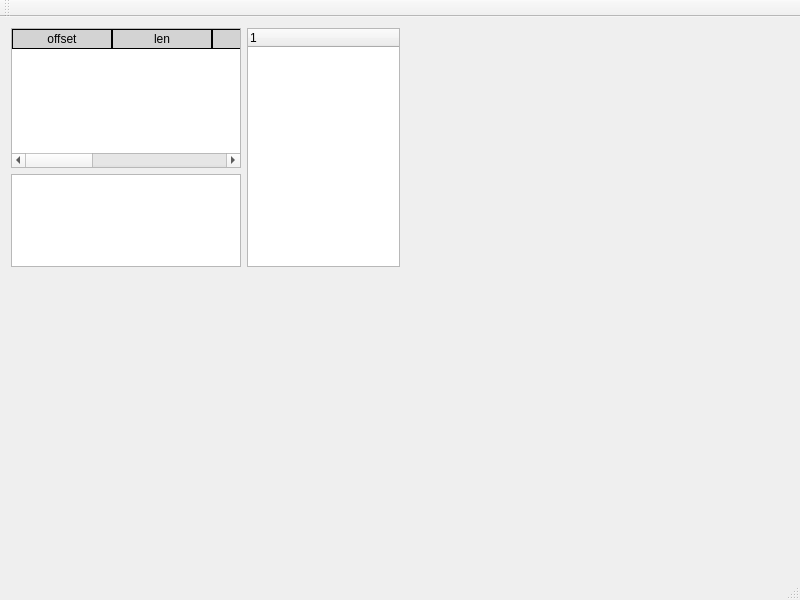
<?xml version="1.0" encoding="UTF-8"?>
<ui version="4.0">
 <class>MainWindow</class>
 <widget class="QMainWindow" name="MainWindow">
  <property name="geometry">
   <rect>
    <x>0</x>
    <y>0</y>
    <width>800</width>
    <height>600</height>
   </rect>
  </property>
  <property name="windowTitle">
   <string>MainWindow</string>
  </property>
  <widget class="QWidget" name="centralWidget">
   <widget class="QWidget" name="horizontalLayoutWidget">
    <property name="geometry">
     <rect>
      <x>0</x>
      <y>0</y>
      <width>411</width>
      <height>261</height>
     </rect>
    </property>
    <layout class="QHBoxLayout" name="horizontalLayout" stretch="6,4">
     <item>
      <layout class="QVBoxLayout" name="verticalLayout" stretch="6,4">
       <item>
        <widget class="QTableWidget" name="tableWidget">
         <property name="styleSheet">
          <string notr="true">QTableWidget::item { text-align: left; }
QHeaderView::section {border: 1px solid black;background-color: lightgray;}</string>
         </property>
         <column>
          <property name="text">
           <string>offset</string>
          </property>
         </column>
         <column>
          <property name="text">
           <string>len</string>
          </property>
         </column>
         <column>
          <property name="text">
           <string>ps</string>
          </property>
         </column>
         <column>
          <property name="text">
           <string>sys</string>
          </property>
         </column>
         <column>
          <property name="text">
           <string>psm</string>
          </property>
         </column>
         <column>
          <property name="text">
           <string>pes</string>
          </property>
         </column>
        </widget>
       </item>
       <item>
        <widget class="QTextBrowser" name="textBrowser">
         <property name="html">
          <string>&lt;!DOCTYPE HTML PUBLIC &quot;-//W3C//DTD HTML 4.0//EN&quot; &quot;http://www.w3.org/TR/REC-html40/strict.dtd&quot;&gt;
&lt;html&gt;&lt;head&gt;&lt;meta name=&quot;qrichtext&quot; content=&quot;1&quot; /&gt;&lt;style type=&quot;text/css&quot;&gt;
p, li { white-space: pre-wrap; }
&lt;/style&gt;&lt;/head&gt;&lt;body style=&quot; font-family:'SimSun'; font-size:9pt; font-weight:400; font-style:normal;&quot;&gt;
&lt;p style=&quot;-qt-paragraph-type:empty; margin-top:0px; margin-bottom:0px; margin-left:0px; margin-right:0px; -qt-block-indent:0; text-indent:0px;&quot;&gt;&lt;br /&gt;&lt;/p&gt;&lt;/body&gt;&lt;/html&gt;</string>
         </property>
        </widget>
       </item>
      </layout>
     </item>
     <item>
      <widget class="QTreeWidget" name="treeWidget">
       <column>
        <property name="text">
         <string notr="true">1</string>
        </property>
       </column>
      </widget>
     </item>
    </layout>
   </widget>
  </widget>
  <widget class="QMenuBar" name="menuBar">
   <property name="geometry">
    <rect>
     <x>0</x>
     <y>0</y>
     <width>800</width>
     <height>17</height>
    </rect>
   </property>
  </widget>
  <widget class="QToolBar" name="mainToolBar">
   <attribute name="toolBarArea">
    <enum>TopToolBarArea</enum>
   </attribute>
   <attribute name="toolBarBreak">
    <bool>false</bool>
   </attribute>
  </widget>
  <widget class="QStatusBar" name="statusBar"/>
 </widget>
 <layoutdefault spacing="6" margin="11"/>
 <resources/>
 <connections/>
</ui>
